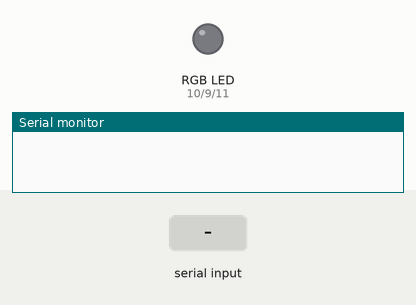
This sketch was run on a simulated Arduino Uno, built with avr-gcc and run on an emulated ATmega328P. On the bench: an RGB LED mixed from three pins (HIGH = lit), the last lines printed to the serial monitor. The inputs (shaded band) are chosen by the test bench. Dim RGB values are drawn brighter than linear.

Above: at 1.2 s.
1.3 s: "90,45,200\n" received over Serial
At 1.8 s:
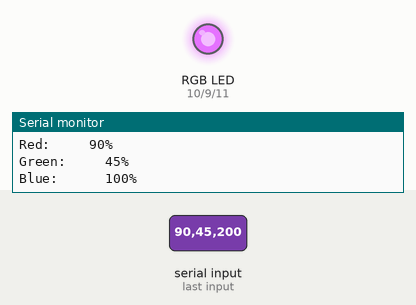
2.8 s: "30,150,10\n" received over Serial
At 4.0 s:
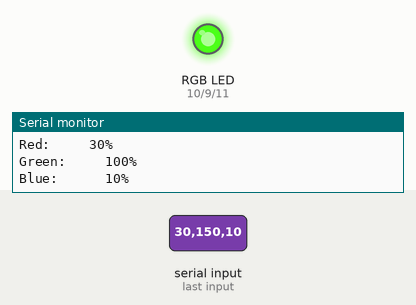
4.3 s: "90,45\n" received over Serial
At 5.5 s:
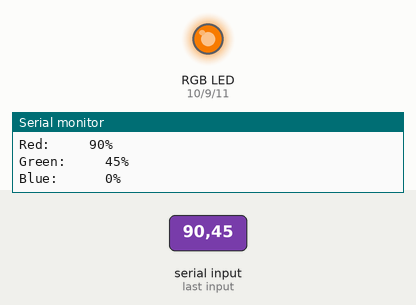
5.8 s: "5\n" received over Serial
At 6.8 s:
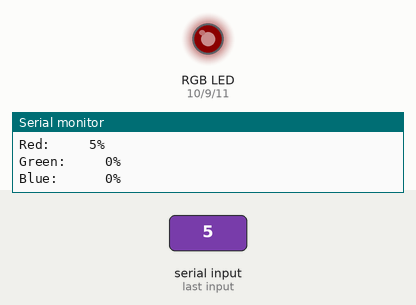
7.3 s: "200\n" received over Serial
At 8.1 s:
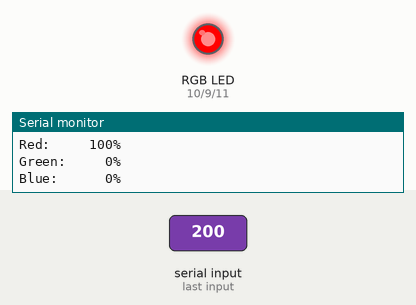
8.8 s: "1,90\n" received over Serial
At 10.1 s:
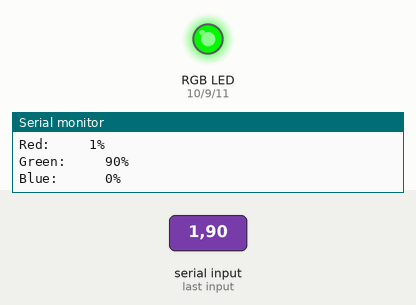
Timing chart, 0 to 11.3 s (numbered marks = the images above; inputs shaded):
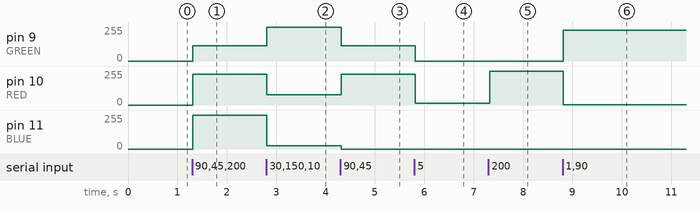

The sketch:

rgbserialv1.ino
```cpp
const int BLUE = 11;
const int RED = 10;
const int GREEN = 9;

void setup() {
  Serial.begin(9600);
  Serial.setTimeout(10);
  pinMode(RED, OUTPUT);
  pinMode(GREEN, OUTPUT);
  pinMode(BLUE, OUTPUT);
  digitalWrite(RED, LOW);
  digitalWrite(GREEN, LOW);
  digitalWrite(BLUE, LOW);
}

void loop() {
  if (Serial.available() > 0)
  {
    int val1 = Serial.parseInt();
    int val2 = Serial.parseInt();
    int val3 = Serial.parseInt();

    while (Serial.available())
    {
      Serial.read();
    }

    int val1c = constrain(val1,0,100);
    int val2c = constrain(val2,0,100);
    int val3c = constrain(val3,0,100);

    int rval = map(val1c,0,100,0,255);
    int gval = map(val2c,0,100,0,255);
    int bval = map(val3c,0,100,0,255);

    analogWrite(RED, rval);
    analogWrite(GREEN, gval);
    analogWrite(BLUE, bval);

    Serial.println("Red:     " + String(val1c) + "%");
    Serial.println("Green:     " + String(val2c) + "%");
    Serial.println("Blue:      " + String(val3c) + "%\n");
  }

}
```

Measured:
- after the input at 1.3 s, pin 9 (GREEN): 0/255 → 114/255 at once; pin 10 (RED): 0/255 → 229/255 at once; pin 11 (BLUE): 0/255 → 255/255 at once
- after the input at 2.8 s, pin 9 (GREEN): 114/255 → 255/255 at once; pin 10 (RED): 229/255 → 76/255 at once; pin 11 (BLUE): 255/255 → 25/255 at once
- after the input at 4.3 s, pin 9 (GREEN): 255/255 → 114/255 at once; pin 10 (RED): 76/255 → 229/255 at once; pin 11 (BLUE): 25/255 → 0/255 at once
- after the input at 5.8 s, pin 9 (GREEN): 114/255 → 0/255 at once; pin 10 (RED): 229/255 → 12/255 at once
- after the input at 7.3 s, pin 10 (RED): 12/255 → 255/255 at once
- after the input at 8.8 s, pin 9 (GREEN): 0/255 → 229/255 at once; pin 10 (RED): 255/255 → 2/255 at once
